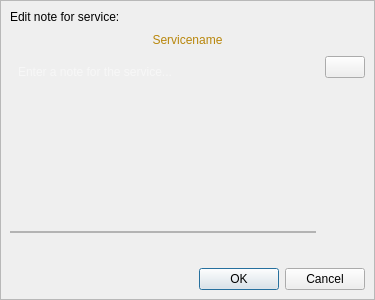
<?xml version="1.0" encoding="UTF-8"?>
<ui version="4.0">
 <class>EditNoteDialog</class>
 <widget class="QDialog" name="EditNoteDialog">
  <property name="geometry">
   <rect>
    <x>0</x>
    <y>0</y>
    <width>375</width>
    <height>300</height>
   </rect>
  </property>
  <property name="windowTitle">
   <string>Dialog</string>
  </property>
  <layout class="QVBoxLayout" name="verticalLayout_2">
   <property name="leftMargin">
    <number>0</number>
   </property>
   <property name="topMargin">
    <number>0</number>
   </property>
   <property name="rightMargin">
    <number>0</number>
   </property>
   <property name="bottomMargin">
    <number>0</number>
   </property>
   <item>
    <widget class="QFrame" name="frame">
     <property name="frameShape">
      <enum>QFrame::Shape::StyledPanel</enum>
     </property>
     <property name="frameShadow">
      <enum>QFrame::Shadow::Raised</enum>
     </property>
     <layout class="QVBoxLayout" name="verticalLayout">
      <property name="spacing">
       <number>9</number>
      </property>
      <item>
       <widget class="QLabel" name="label">
        <property name="styleSheet">
         <string notr="true">font:  bold 10pt &quot;Segoe UI&quot;;</string>
        </property>
        <property name="text">
         <string>Edit note for service:</string>
        </property>
       </widget>
      </item>
      <item>
       <widget class="QLabel" name="serviceLabel">
        <property name="styleSheet">
         <string notr="true">color: rgb(184, 134, 11);
font: 600 italic 9pt &quot;Segoe UI&quot;;</string>
        </property>
        <property name="text">
         <string>Servicename</string>
        </property>
        <property name="alignment">
         <set>Qt::AlignmentFlag::AlignCenter</set>
        </property>
       </widget>
      </item>
      <item>
       <layout class="QHBoxLayout" name="horizontalLayout">
        <item>
         <widget class="QTextEdit" name="noteTextEdit">
          <property name="sizePolicy">
           <sizepolicy hsizetype="Expanding" vsizetype="Preferred">
            <horstretch>0</horstretch>
            <verstretch>0</verstretch>
           </sizepolicy>
          </property>
          <property name="styleSheet">
           <string notr="true">QTextEdit,
QTextEdit:focus,
QTextEdit:selected {
  	border: none;
	border-radius: 0;
	border-top-left-radius: 6px;
	border-top-right-radius: 6px;
  	border-bottom: 2px solid rgb(179, 179, 179);
  	background: transparent;
  	color: #fff;
  	padding: 5px 4px 4px 4px;
}
QTextEdit:focus {
  border: none;
	border-radius: 0;
	border-top-left-radius: 6px;
	border-top-right-radius: 6px;
	background-color: rgb(38, 38, 38); 
  border-bottom: 2px solid #42A5F5;
  color: #fff;
  padding: 5px 4px 4px 4px;
}
QTextEdit:disabled {
  border: none;
	border-radius: 0;
	border-top-left-radius: 6px;
	border-top-right-radius: 6px;
border-bottom:  none;
 background-color: transparent; 
  color: #000000;
  padding: 5px 4px 4px 4px;
}</string>
          </property>
          <property name="frameShadow">
           <enum>QFrame::Shadow::Sunken</enum>
          </property>
          <property name="placeholderText">
           <string>Enter a note for the service...</string>
          </property>
         </widget>
        </item>
        <item alignment="Qt::AlignmentFlag::AlignTop">
         <widget class="QPushButton" name="btnCleatNote">
          <property name="text">
           <string/>
          </property>
         </widget>
        </item>
       </layout>
      </item>
      <item>
       <spacer name="verticalSpacer">
        <property name="orientation">
         <enum>Qt::Orientation::Vertical</enum>
        </property>
        <property name="sizeHint" stdset="0">
         <size>
          <width>20</width>
          <height>40</height>
         </size>
        </property>
       </spacer>
      </item>
      <item>
       <widget class="QDialogButtonBox" name="buttonBox">
        <property name="orientation">
         <enum>Qt::Orientation::Horizontal</enum>
        </property>
        <property name="standardButtons">
         <set>QDialogButtonBox::StandardButton::Cancel|QDialogButtonBox::StandardButton::Ok</set>
        </property>
       </widget>
      </item>
     </layout>
    </widget>
   </item>
  </layout>
 </widget>
 <resources/>
 <connections>
  <connection>
   <sender>buttonBox</sender>
   <signal>accepted()</signal>
   <receiver>EditNoteDialog</receiver>
   <slot>accept()</slot>
   <hints>
    <hint type="sourcelabel">
     <x>248</x>
     <y>254</y>
    </hint>
    <hint type="destinationlabel">
     <x>157</x>
     <y>274</y>
    </hint>
   </hints>
  </connection>
  <connection>
   <sender>buttonBox</sender>
   <signal>rejected()</signal>
   <receiver>EditNoteDialog</receiver>
   <slot>reject()</slot>
   <hints>
    <hint type="sourcelabel">
     <x>316</x>
     <y>260</y>
    </hint>
    <hint type="destinationlabel">
     <x>286</x>
     <y>274</y>
    </hint>
   </hints>
  </connection>
 </connections>
</ui>
